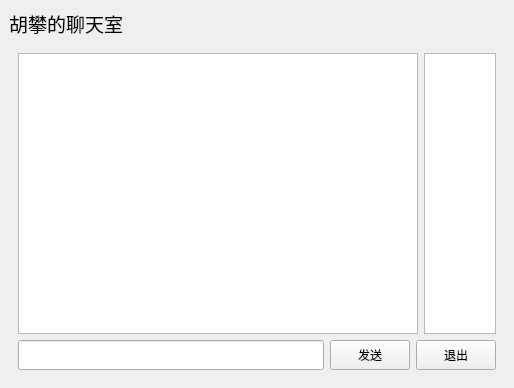
<?xml version="1.0" encoding="UTF-8"?>
<ui version="4.0">
 <class>MainWindow</class>
 <widget class="QMainWindow" name="MainWindow">
  <property name="geometry">
   <rect>
    <x>0</x>
    <y>0</y>
    <width>514</width>
    <height>388</height>
   </rect>
  </property>
  <property name="windowTitle">
   <string>MainWindow</string>
  </property>
  <widget class="QWidget" name="centralwidget">
   <layout class="QVBoxLayout" name="verticalLayout">
    <item>
     <widget class="QLabel" name="label">
      <property name="font">
       <font>
        <pointsize>14</pointsize>
       </font>
      </property>
      <property name="text">
       <string>胡攀的聊天室</string>
      </property>
     </widget>
    </item>
    <item>
     <widget class="QStackedWidget" name="stackedWidget">
      <property name="currentIndex">
       <number>1</number>
      </property>
      <widget class="QWidget" name="loginPage">
       <layout class="QVBoxLayout" name="verticalLayout_2">
        <item>
         <spacer name="verticalSpacer">
          <property name="orientation">
           <enum>Qt::Orientation::Vertical</enum>
          </property>
          <property name="sizeHint" stdset="0">
           <size>
            <width>20</width>
            <height>130</height>
           </size>
          </property>
         </spacer>
        </item>
        <item>
         <layout class="QHBoxLayout" name="horizontalLayout_2">
          <item>
           <spacer name="horizontalSpacer">
            <property name="orientation">
             <enum>Qt::Orientation::Horizontal</enum>
            </property>
            <property name="sizeHint" stdset="0">
             <size>
              <width>40</width>
              <height>20</height>
             </size>
            </property>
           </spacer>
          </item>
          <item>
           <layout class="QFormLayout" name="formLayout">
            <item row="0" column="0">
             <widget class="QLabel" name="label_2">
              <property name="text">
               <string>服务器地址：</string>
              </property>
             </widget>
            </item>
            <item row="0" column="1">
             <widget class="QLineEdit" name="serverAddress"/>
            </item>
            <item row="1" column="0">
             <widget class="QLabel" name="label_3">
              <property name="text">
               <string>名称：</string>
              </property>
             </widget>
            </item>
            <item row="1" column="1">
             <widget class="QLineEdit" name="username"/>
            </item>
            <item row="2" column="1">
             <widget class="QPushButton" name="loginBtn">
              <property name="text">
               <string>登录</string>
              </property>
             </widget>
            </item>
           </layout>
          </item>
          <item>
           <spacer name="horizontalSpacer_2">
            <property name="orientation">
             <enum>Qt::Orientation::Horizontal</enum>
            </property>
            <property name="sizeHint" stdset="0">
             <size>
              <width>40</width>
              <height>20</height>
             </size>
            </property>
           </spacer>
          </item>
         </layout>
        </item>
        <item>
         <spacer name="verticalSpacer_2">
          <property name="orientation">
           <enum>Qt::Orientation::Vertical</enum>
          </property>
          <property name="sizeHint" stdset="0">
           <size>
            <width>20</width>
            <height>130</height>
           </size>
          </property>
         </spacer>
        </item>
       </layout>
      </widget>
      <widget class="QWidget" name="chatPage">
       <layout class="QVBoxLayout" name="verticalLayout_3">
        <item>
         <layout class="QHBoxLayout" name="horizontalLayout_4">
          <item>
           <widget class="QTextEdit" name="chatBox">
            <property name="minimumSize">
             <size>
              <width>400</width>
              <height>0</height>
             </size>
            </property>
           </widget>
          </item>
          <item>
           <widget class="QTextEdit" name="onlineBox"/>
          </item>
         </layout>
        </item>
        <item>
         <layout class="QHBoxLayout" name="horizontalLayout_3">
          <item>
           <widget class="QLineEdit" name="sendMassage">
            <property name="minimumSize">
             <size>
              <width>0</width>
              <height>30</height>
             </size>
            </property>
           </widget>
          </item>
          <item>
           <widget class="QPushButton" name="sendBtn">
            <property name="minimumSize">
             <size>
              <width>0</width>
              <height>30</height>
             </size>
            </property>
            <property name="text">
             <string>发送</string>
            </property>
           </widget>
          </item>
          <item>
           <widget class="QPushButton" name="quitBtn">
            <property name="minimumSize">
             <size>
              <width>0</width>
              <height>30</height>
             </size>
            </property>
            <property name="text">
             <string>退出</string>
            </property>
           </widget>
          </item>
         </layout>
        </item>
       </layout>
      </widget>
     </widget>
    </item>
   </layout>
  </widget>
 </widget>
 <resources/>
 <connections/>
</ui>
